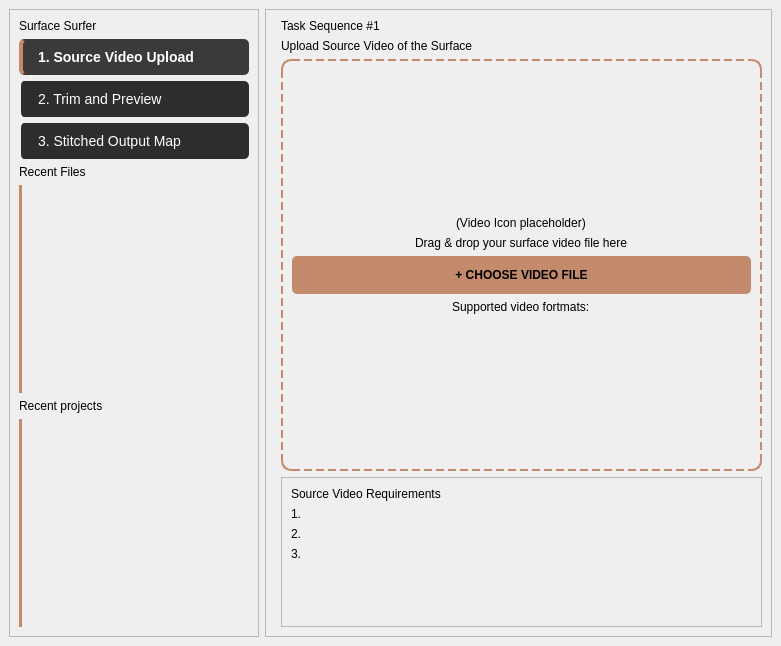
<?xml version="1.0" encoding="UTF-8"?>
<ui version="4.0">
 <class>main_window</class>
 <widget class="QMainWindow" name="main_window">
  <property name="geometry">
   <rect>
    <x>0</x>
    <y>0</y>
    <width>781</width>
    <height>646</height>
   </rect>
  </property>
  <property name="windowTitle">
   <string>MainWindow</string>
  </property>
  <widget class="QWidget" name="central_widget">
   <layout class="QHBoxLayout" name="horizontalLayout">
    <item>
     <widget class="QFrame" name="side_bar">
      <property name="maximumSize">
       <size>
        <width>250</width>
        <height>16777211</height>
       </size>
      </property>
      <property name="styleSheet">
       <string notr="true">#task_button_1, #task_button_2, #task_button_3 {
    background-color: #2D2D2D;
    color: #FFFFFF;
    text-align: left;
    padding: 10px 15px;
    border: none;
    border-left: 4px solid transparent;
    border-radius: 5px;
    font-size: 14px;
}
#task_button_1:hover, #task_button_2:hover, #task_button_3:hover {
    background-color: #3A3A3A;
}
#task_button_1:checked, #task_button_2:checked, #task_button_3:checked {
    background-color: #3A3A3A;
    border-left: 4px solid #C38B6B;
    font-weight: bold;
}
</string>
      </property>
      <property name="frameShape">
       <enum>QFrame::StyledPanel</enum>
      </property>
      <property name="frameShadow">
       <enum>QFrame::Raised</enum>
      </property>
      <layout class="QVBoxLayout" name="verticalLayout">
       <item>
        <widget class="QLabel" name="surface_surfer_label">
         <property name="text">
          <string>Surface Surfer</string>
         </property>
         <property name="textFormat">
          <enum>Qt::PlainText</enum>
         </property>
        </widget>
       </item>
       <item>
        <widget class="QPushButton" name="task_button_1">
         <property name="styleSheet">
          <string notr="true"/>
         </property>
         <property name="text">
          <string>1. Source Video Upload</string>
         </property>
         <property name="checkable">
          <bool>true</bool>
         </property>
         <property name="checked">
          <bool>true</bool>
         </property>
         <property name="autoExclusive">
          <bool>true</bool>
         </property>
        </widget>
       </item>
       <item>
        <widget class="QPushButton" name="task_button_2">
         <property name="styleSheet">
          <string notr="true"/>
         </property>
         <property name="text">
          <string>2. Trim and Preview</string>
         </property>
         <property name="checkable">
          <bool>true</bool>
         </property>
         <property name="autoExclusive">
          <bool>true</bool>
         </property>
        </widget>
       </item>
       <item>
        <widget class="QPushButton" name="task_button_3">
         <property name="styleSheet">
          <string notr="true"/>
         </property>
         <property name="text">
          <string>3. Stitched Output Map</string>
         </property>
         <property name="checkable">
          <bool>true</bool>
         </property>
         <property name="autoExclusive">
          <bool>true</bool>
         </property>
        </widget>
       </item>
       <item>
        <widget class="QLabel" name="recent_files_label">
         <property name="text">
          <string>Recent Files</string>
         </property>
        </widget>
       </item>
       <item>
        <widget class="QListWidget" name="recent_files_list">
         <property name="maximumSize">
          <size>
           <width>240</width>
           <height>16777215</height>
          </size>
         </property>
         <property name="styleSheet">
          <string notr="true">QListWidget {
    background-color: transparent;
    border: none;
    border-left: 3px solid #C38B6B;
    padding-left: 10px;
    color: #FFFFFF;
    outline: none;
}</string>
         </property>
         <property name="spacing">
          <number>0</number>
         </property>
        </widget>
       </item>
       <item>
        <widget class="QLabel" name="recent_projects_label">
         <property name="text">
          <string>Recent projects</string>
         </property>
        </widget>
       </item>
       <item>
        <widget class="QListWidget" name="recent_projects_list">
         <property name="styleSheet">
          <string notr="true">QListWidget {
    background-color: transparent;
    border: none;
    border-left: 3px solid #C38B6B;
    padding-left: 10px;
    color: #FFFFFF;
    outline: none;
}</string>
         </property>
        </widget>
       </item>
      </layout>
     </widget>
    </item>
    <item>
     <widget class="QStackedWidget" name="page_stack">
      <property name="frameShape">
       <enum>QFrame::StyledPanel</enum>
      </property>
      <property name="frameShadow">
       <enum>QFrame::Raised</enum>
      </property>
      <property name="currentIndex">
       <number>0</number>
      </property>
      <widget class="QWidget" name="upload_page">
       <layout class="QVBoxLayout" name="verticalLayout_2">
        <property name="leftMargin">
         <number>15</number>
        </property>
        <item>
         <widget class="QLabel" name="upload_step_label">
          <property name="text">
           <string>Task Sequence #1</string>
          </property>
         </widget>
        </item>
        <item>
         <widget class="QLabel" name="upload_title_label">
          <property name="text">
           <string>Upload Source Video of the Surface</string>
          </property>
         </widget>
        </item>
        <item>
         <widget class="QFrame" name="drag_and_drop_zone">
          <property name="sizePolicy">
           <sizepolicy hsizetype="Expanding" vsizetype="Expanding">
            <horstretch>1</horstretch>
            <verstretch>0</verstretch>
           </sizepolicy>
          </property>
          <property name="minimumSize">
           <size>
            <width>0</width>
            <height>200</height>
           </size>
          </property>
          <property name="styleSheet">
           <string notr="true">#drag_and_drop_zone {
    border: 2px dashed #C38B6B;
    border-radius: 10px;
    background-color: transparent;
}</string>
          </property>
          <property name="frameShape">
           <enum>QFrame::StyledPanel</enum>
          </property>
          <property name="frameShadow">
           <enum>QFrame::Raised</enum>
          </property>
          <layout class="QVBoxLayout" name="verticalLayout_3">
           <item>
            <spacer name="v_spacer_2">
             <property name="orientation">
              <enum>Qt::Vertical</enum>
             </property>
             <property name="sizeHint" stdset="0">
              <size>
               <width>20</width>
               <height>40</height>
              </size>
             </property>
            </spacer>
           </item>
           <item alignment="Qt::AlignHCenter">
            <widget class="QLabel" name="video_icon_label">
             <property name="text">
              <string>(Video Icon placeholder)</string>
             </property>
            </widget>
           </item>
           <item alignment="Qt::AlignHCenter">
            <widget class="QLabel" name="drop_here_label">
             <property name="text">
              <string>Drag &amp; drop your surface video file here</string>
             </property>
            </widget>
           </item>
           <item>
            <widget class="QPushButton" name="upload_button">
             <property name="styleSheet">
              <string notr="true">QPushButton {
    background-color: #C38B6B;
    color: black;
    font-weight: bold;
    border-radius: 5px;
    padding: 12px;
}
QPushButton:hover {
    background-color: #D49D7E;
}</string>
             </property>
             <property name="text">
              <string>+ CHOOSE VIDEO FILE</string>
             </property>
            </widget>
           </item>
           <item alignment="Qt::AlignHCenter">
            <widget class="QLabel" name="formats_label">
             <property name="text">
              <string>Supported video fortmats:</string>
             </property>
            </widget>
           </item>
           <item>
            <spacer name="v_spacer_1">
             <property name="orientation">
              <enum>Qt::Vertical</enum>
             </property>
             <property name="sizeHint" stdset="0">
              <size>
               <width>20</width>
               <height>40</height>
              </size>
             </property>
            </spacer>
           </item>
          </layout>
         </widget>
        </item>
        <item>
         <widget class="QFrame" name="requirements_area">
          <property name="sizePolicy">
           <sizepolicy hsizetype="Preferred" vsizetype="MinimumExpanding">
            <horstretch>0</horstretch>
            <verstretch>0</verstretch>
           </sizepolicy>
          </property>
          <property name="maximumSize">
           <size>
            <width>16777215</width>
            <height>150</height>
           </size>
          </property>
          <property name="frameShape">
           <enum>QFrame::StyledPanel</enum>
          </property>
          <property name="frameShadow">
           <enum>QFrame::Raised</enum>
          </property>
          <layout class="QVBoxLayout" name="verticalLayout_4">
           <item>
            <widget class="QLabel" name="requirements_label">
             <property name="text">
              <string>Source Video Requirements</string>
             </property>
            </widget>
           </item>
           <item>
            <widget class="QLabel" name="requirement_label_1">
             <property name="text">
              <string>1.</string>
             </property>
            </widget>
           </item>
           <item>
            <widget class="QLabel" name="requirement_label2">
             <property name="text">
              <string>2. </string>
             </property>
            </widget>
           </item>
           <item>
            <widget class="QLabel" name="requirement_label_3">
             <property name="text">
              <string>3.</string>
             </property>
            </widget>
           </item>
           <item>
            <spacer name="v_spacer_3">
             <property name="orientation">
              <enum>Qt::Vertical</enum>
             </property>
             <property name="sizeHint" stdset="0">
              <size>
               <width>20</width>
               <height>40</height>
              </size>
             </property>
            </spacer>
           </item>
          </layout>
         </widget>
        </item>
       </layout>
      </widget>
      <widget class="QWidget" name="trim_page">
       <layout class="QVBoxLayout" name="verticalLayout_5">
        <item>
         <widget class="QLabel" name="label">
          <property name="text">
           <string>Video Trimming</string>
          </property>
         </widget>
        </item>
       </layout>
      </widget>
      <widget class="QWidget" name="output_page">
       <layout class="QVBoxLayout" name="verticalLayout_6">
        <item>
         <widget class="QLabel" name="label_2">
          <property name="text">
           <string>Created Map</string>
          </property>
         </widget>
        </item>
       </layout>
      </widget>
     </widget>
    </item>
   </layout>
  </widget>
 </widget>
 <resources/>
 <connections/>
</ui>
